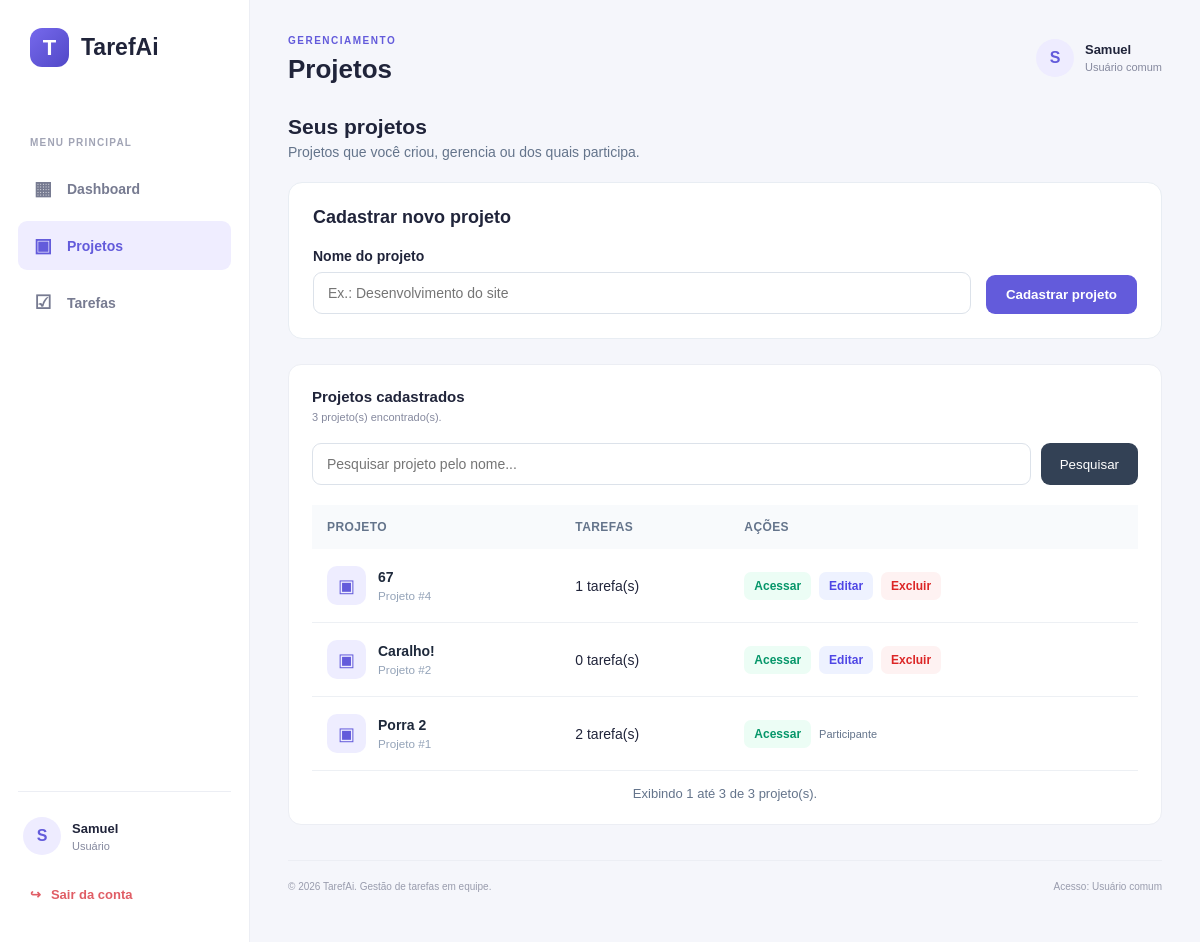
The page /pages/projetos.php (signed in) on the database its author committed.
### tables this page shows
CREATE TABLE `projetos` (
  `id` int(11) NOT NULL AUTO_INCREMENT,
  `nome` varchar(150) NOT NULL,
  `id_usuario_criador` int(11) NOT NULL,
  PRIMARY KEY (`id`),
  KEY `id_usuario_criador` (`id_usuario_criador`),
  CONSTRAINT `projetos_ibfk_1` FOREIGN KEY (`id_usuario_criador`) REFERENCES `usuarios` (`id`)
);

### pages/projetos.php (the view, shortened to what this page needs)
<?php
require_once $_SERVER['DOCUMENT_ROOT'] . '/TarefAi/lib/database/connection.php';
$usuarioId = (int) $_SESSION['usuario_id'];
$nomeUsuario = $_SESSION['nome'] ?? 'Usuário';
$isAdmin = (($_SESSION['role'] ?? '') === 'admin');
function escapar($valor): string
{
    return htmlspecialchars((string) $valor, ENT_QUOTES, 'UTF-8');
}
$filtroProjetos = "(
    p.id_usuario_criador = ?
    OR EXISTS (
        SELECT 1
        FROM gestores_projeto gp
        WHERE gp.id_projeto = p.id
          AND gp.id_usuario = ?
    )
    OR EXISTS (
        SELECT 1
        FROM participantes_projeto pp
        WHERE pp.id_projeto = p.id
          AND pp.id_usuario = ?
    )
)";
$parametrosAcesso = [
    $usuarioId,
    $usuarioId,
    $usuarioId
];
$projetoEdicao = null;
$nomeFormulario = '';
$busca = trim((string) ($_GET['busca'] ?? ''));
$pagina = filter_input(INPUT_GET, 'pagina', FILTER_VALIDATE_INT);
$pagina = max(1, (int) $pagina);
$limite = 10;
$totalProjetos = 0;
$offset = 0;
$projetos = [];
try {
    $filtroBusca = '';
    $parametrosConsulta = $parametrosAcesso;
    $stmt = $pdo->prepare(
        "SELECT COUNT(*)
         FROM projetos p
         WHERE $filtroProjetos
         $filtroBusca"
    );
    $stmt->execute($parametrosConsulta);
    $totalProjetos = (int) $stmt->fetchColumn();
    $totalPaginas = max(
        1,
        (int) ceil($totalProjetos / $limite)
    );
    $pagina = min($pagina, $totalPaginas);
    $offset = ($pagina - 1) * $limite;
    $sql = "SELECT
                p.id,
                p.nome,
                p.id_usuario_criador,
                (
                    SELECT COUNT(*)
                    FROM tarefas t
                    WHERE t.id_projeto = p.id
                ) AS total_tarefas,
                CASE
                    WHEN p.id_usuario_criador = ?
                    OR EXISTS (
                        SELECT 1
                        FROM gestores_projeto gp
                        WHERE gp.id_projeto = p.id
                          AND gp.id_usuario = ?
                    )
                    THEN 1
                    ELSE 0
                END AS pode_gerenciar
            FROM projetos p
            WHERE $filtroProjetos
            $filtroBusca
            ORDER BY p.id DESC
            LIMIT $limite OFFSET $offset";
    $stmt = $pdo->prepare($sql);
    $stmt->execute(
        array_merge(
            [$usuarioId, $usuarioId],
            $parametrosConsulta
        )
    );
    $projetos = $stmt->fetchAll(PDO::FETCH_ASSOC);
} catch (PDOException $e) {
    error_log($e->getMessage());
    $erro = 'Não foi possível carregar os projetos. Confirme se a tabela participantes_projeto existe.';
    $projetos = [];
}
?>
<!DOCTYPE html>
<html lang="pt-BR">
<head>
    <link rel="stylesheet" href="../css/dashboard.css">
</head>
<body>
<div class="dashboard-container">
    <?php
        require_once $_SERVER['DOCUMENT_ROOT'] . '/TarefAi/components/sidebar.php';
    ?>
    <main class="main-content">
        <header class="topbar">
            <div>
                <span class="topbar-label">GERENCIAMENTO</span>
                <h1>Projetos</h1>
            </div>
            <div class="topbar-user">
                <div class="topbar-avatar">
                    <?= escapar(strtoupper(substr($nomeUsuario, 0, 1))) ?>
                </div>
                <div>
                    <strong><?= escapar($nomeUsuario) ?></strong>
                    <span>
                        <?= $isAdmin ? 'Administrador' : 'Usuário comum' ?>
                    </span>
                </div>
            </div>
        </header>
        <section class="projects-toolbar">
            <div>
                <h2>Seus projetos</h2>
                <p>
                    Projetos que você criou, gerencia ou dos quais participa.
                </p>
            </div>
        </section>
        <section class="project-form-card" id="formulario">
            <h3>
                <?= $projetoEdicao ? 'Editar projeto' : 'Cadastrar novo projeto' ?>
            </h3>
            <form method="POST" class="project-form">
                <div class="form-group">
                    <label for="nome">Nome do projeto</label>
                    <input
                        type="text"
                        name="nome"
                        id="nome"
                        maxlength="150"
                        placeholder="Ex.: Desenvolvimento do site"
                        value="<?= escapar($projetoEdicao['nome'] ?? $nomeFormulario) ?>"
                        required
                    >
                </div>
                <div class="form-actions">
                    <button type="submit" class="btn-submit">
                        <?= $projetoEdicao ? 'Salvar alterações' : 'Cadastrar projeto' ?>
                    </button>
                </div>
            </form>
        </section>
        <section class="content-card">
            <div class="card-header">
                <div>
                    <h3>Projetos cadastrados</h3>
                    <p>
                        <?= $totalProjetos ?> projeto(s) encontrado(s).
                    </p>
                </div>
            </div>
            <form method="GET" class="search-form">
                <input
                    type="search"
                    name="busca"
                    placeholder="Pesquisar projeto pelo nome..."
                    value="<?= escapar($busca) ?>"
                >
                <button type="submit" class="btn-search">
                    Pesquisar
                </button>
            </form>
            <div class="projects-table-wrapper">
                <table class="projects-table">
                    <thead>
                        <tr>
                            <th>Projeto</th>
                            <th>Tarefas</th>
                            <th>Ações</th>
                        </tr>
                    </thead>
                    <tbody>
                        <?php if (!$projetos): ?>
                            <tr>
                                <td colspan="3">
                                    <div class="empty-state">
                                        <span>▣</span>
                                        <p>
                                            <?= $busca !== ''
                                                ? 'Nenhum projeto encontrado para essa pesquisa.'
                                                : 'Nenhum projeto cadastrado.' ?>
                                        </p>
                                    </div>
                                </td>
                            </tr>
                        <?php else: ?>
                            <?php foreach ($projetos as $projeto): ?>
                                <?php
                                $totalTarefasProjeto = (int) $projeto['total_tarefas'];
                                ?>
                                <tr>
                                    <td>
                                        <div class="project-name">
                                            <div class="project-name-icon">
                                                ▣
                                            </div>
                                            <div>
                                                <strong>
                                                    <?= escapar($projeto['nome']) ?>
                                                </strong>
                                                <small>
                                                    Projeto #<?= (int) $projeto['id'] ?>
                                                </small>
                                            </div>
                                        </div>
                                    </td>
                                    <td>
                                        <?= $totalTarefasProjeto ?> tarefa(s)
                                    </td>
                                    <td>
                                        <div class="project-actions">
                                            <a
                                                href="projeto.php?id=<?= (int) $projeto['id'] ?>"
                                                class="action-link action-access"
                                            >
                                                Acessar
                                            </a>
                                            <?php if ((int) $projeto['pode_gerenciar'] === 1): ?>
                                                <a
                                                    href="projetos.php?editar=<?= (int) $projeto['id'] ?>#formulario"
                                                    class="action-link action-edit"
                                                >
                                                    Editar
                                                </a>
                                                <form
                                                    method="POST"
                                                    class="delete-form"
                                                    onsubmit="return confirm('Tem certeza de que deseja excluir este projeto? Todas as tarefas e categorias relacionadas também serão excluídas.');"
                                                >
                                                    <button
                                                        type="submit"
                                                        class="action-link action-delete"
                                                    >
                                                        Excluir
                                                    </button>
                                                </form>
                                            <?php else: ?>
                                                <span class="permission-label">
                                                    Participante
                                                </span>
                                            <?php endif; ?>
                                        </div>
                                    </td>
                                </tr>
                            <?php endforeach; ?>
                        <?php endif; ?>
                    </tbody>
                </table>
            </div>
            <p class="pagination-info">
                <?php if ($totalProjetos > 0): ?>
                    Exibindo
                    <?= min($offset + 1, $totalProjetos) ?>
                    até
                    <?= min($offset + $limite, $totalProjetos) ?>
                    de
                    <?= $totalProjetos ?>
                    projeto(s).
                <?php else: ?>
                    Nenhum resultado para exibir.
                <?php endif; ?>
            </p>
        </section>
        <footer class="dashboard-footer">
            <span>
                © <?= date('Y') ?> TarefAi. Gestão de tarefas em equipe.
            </span>
            <span>
                Acesso: <?= $isAdmin ? 'Administrador' : 'Usuário comum' ?>
            </span>
        </footer>
    </main>
</div>
</body>
</html>

### css/dashboard.css (style rules this page uses)
* { margin: 0; padding: 0; box-sizing: border-box; }
:root { --primary: #635bdb; --primary-dark: #5148c7; --background: #f5f6fb; --white: #ffffff; --text: #20243a; --text-light: #85899e; --border: #eceef4; --green: #16a779; --orange: #ed9c45; --blue: #4489e8; --purple: #8067df; }
body { font-family: Arial, Helvetica, sans-serif; background: var(--background); color: var(--text); }
a { text-decoration: none; color: inherit; }
.dashboard-container { display: flex; min-height: 100vh; }
.user-avatar, .topbar-avatar { width: 38px; height: 38px; border-radius: 50%; background: #eeecff; color: var(--primary); display: flex; justify-content: center; align-items: center; font-weight: 800; }
.main-content { flex: 1; min-width: 0; padding: 30px 38px; }
.topbar { display: flex; align-items: center; justify-content: space-between; margin-bottom: 30px; }
.topbar-label { font-size: 10px; font-weight: 800; color: var(--primary); letter-spacing: 1.5px; }
.topbar h1 { font-size: 26px; margin-top: 6px; }
.topbar-user { display: flex; align-items: center; gap: 11px; }
.topbar-user > div:last-child { display: flex; flex-direction: column; gap: 4px; }
.topbar-user strong { font-size: 13px; }
.topbar-user span { font-size: 11px; color: var(--text-light); }
.content-card { background: var(--white); border: 1px solid var(--border); border-radius: 13px; padding: 23px; min-width: 0; }
.card-header { display: flex; justify-content: space-between; align-items: center; gap: 12px; margin-bottom: 20px; }
.card-header h3 { font-size: 15px; margin-bottom: 6px; }
.card-header p { font-size: 11px; color: var(--text-light); }
.dashboard-footer { display: flex; justify-content: space-between; gap: 15px; margin-top: 35px; padding: 20px 0; border-top: 1px solid var(--border); font-size: 10px; color: #999cad; }

### pages/projetos.php (style rules this page uses)
.projects-toolbar { display: flex; align-items: center; justify-content: space-between; gap: 20px; margin: 30px 0 22px; flex-wrap: wrap; }
.projects-toolbar h2 { font-size: 21px; margin-bottom: 5px; }
.projects-toolbar p { color: #64748b; font-size: 14px; }
.project-form-card { background: #fff; border-radius: 14px; padding: 24px; margin-bottom: 25px; border: 1px solid #e8edf3; }
.project-form-card h3 { font-size: 18px; margin-bottom: 20px; }
.project-form { display: flex; align-items: flex-end; gap: 15px; }
.project-form .form-group { flex: 1; }
.project-form label { display: block; margin-bottom: 8px; font-size: 14px; font-weight: 600; }
.project-form input, .search-form input { width: 100%; padding: 12px 14px; border: 1px solid #dce2ea; border-radius: 9px; outline: none; font-size: 14px; }
.form-actions, .project-actions { display: flex; align-items: center; gap: 8px; }
.btn-submit { background: #635bdb; color: #fff; border: 0; border-radius: 9px; padding: 12px 20px; cursor: pointer; font-weight: 600; }
.search-form { display: flex; gap: 10px; margin-bottom: 20px; }
.search-form input { flex: 1; min-width: 0; }
.btn-search { background: #334155; color: #fff; border: 0; padding: 12px 19px; border-radius: 9px; cursor: pointer; }
.projects-table-wrapper { overflow-x: auto; }
.projects-table { width: 100%; border-collapse: collapse; min-width: 560px; }
.projects-table th { background: #f8fafc; color: #64748b; text-align: left; font-size: 12px; text-transform: uppercase; letter-spacing: .4px; padding: 15px; }
.projects-table td { padding: 17px 15px; border-bottom: 1px solid #edf0f4; font-size: 14px; }
.project-name { display: flex; align-items: center; gap: 12px; }
.project-name-icon { width: 39px; height: 39px; display: flex; align-items: center; justify-content: center; border-radius: 10px; background: #eeedff; color: #635bdb; font-size: 18px; }
.project-name strong { color: #1e293b; }
.project-name small { display: block; color: #94a3b8; margin-top: 4px; }
.action-link { display: inline-block; padding: 7px 10px; border-radius: 7px; text-decoration: none; font-size: 12px; font-weight: 600; }
.action-access { background: #ecfdf5; color: #059669; }
.action-edit { background: #eef2ff; color: #4f46e5; }
.action-delete { background: #fef2f2; color: #dc2626; border: 0; cursor: pointer; }
.delete-form { display: inline; }
.permission-label { font-size: 11px; color: #64748b; white-space: nowrap; }
.pagination-info { color: #64748b; text-align: center; font-size: 13px; margin-top: 15px; }

### rows shown on the page
projetos: nome "67", id "4", totalTarefasProjeto "1"
projetos: nome "Caralho!", id "2", totalTarefasProjeto "0"
projetos: nome "Porra 2", id "1", totalTarefasProjeto "2", shows "Participante"

### other values the page prints
sidebarEscapar($sidebarPrimeiraLetra) "S"
sidebarEscapar($sidebarNomeUsuario) "Samuel"
escapar(strtoupper(substr($nomeUsuario, 0, 1))) "S"
escapar($nomeUsuario) "Samuel"
$totalProjetos "3"
min($offset + 1, $totalProjetos) "1"
min($offset + $limite, $totalProjetos) "3"
